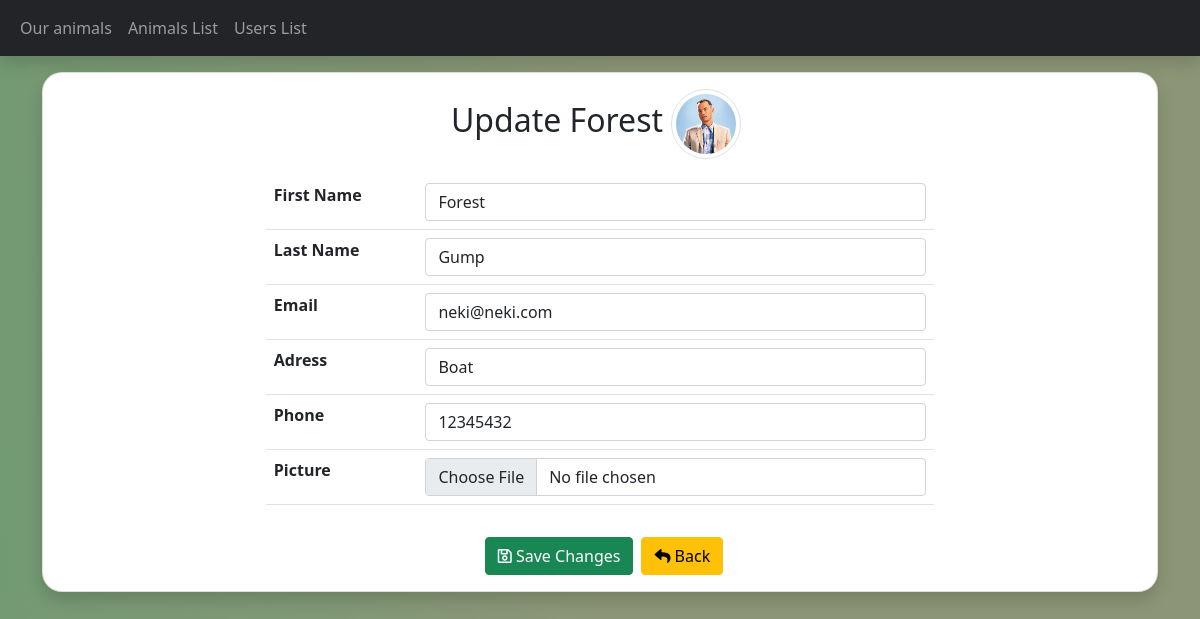
Screenshot of /update.php?id=4 (signed in) with the database file from the repository.
### tables this page shows
CREATE TABLE `user` (
  `id` int(11) NOT NULL,
  `first_name` varchar(255) NOT NULL,
  `last_name` varchar(255) NOT NULL,
  `email` varchar(255) NOT NULL,
  `password` varchar(255) NOT NULL,
  `phone` varchar(255) NOT NULL,
  `adress` varchar(255) NOT NULL,
  `picture` varchar(255) DEFAULT NULL,
  `status` varchar(255) NOT NULL DEFAULT 'user'
);

### update.php (the view, shortened to what this page needs)
<?php
require_once 'components/db_connect.php';
$backBtn = '';
if(isset($_SESSION["adm"])){
    $backBtn = "dashBoard.php";
}
if (isset($_GET['id'])) {
    $id = $_GET['id'];
    $sql = "SELECT * FROM user WHERE id = {$id}";
    $result = mysqli_query($connect, $sql);
    if (mysqli_num_rows($result) == 1) {
        $data = mysqli_fetch_assoc($result);
        $f_name = $data['first_name'];
        $l_name = $data['last_name'];
        $email = $data['email'];
        $adress = $data['adress'];
        $phone = $data['phone'];
    }
}
?>
<!DOCTYPE html>
<html lang="en" >
<head>
    <link rel="stylesheet" href="//use.fontawesome.com/releases/v5.0.7/css/all.css">
  <?php require_once 'components/boot.php'?>
</head>
<body>
<nav class="navbar navbar-expand navbar-dark mb-3 sticky-top shadow">
  <div class="container-fluid">
    <div class="collapse navbar-collapse" id="navbarNav">
      <ul class="navbar-nav">
        <li class="nav-item">
          <a class="nav-link" aria-current="page" href="home.php">Our animals</a>
        </li>
        <li class="nav-item">
          <a class="nav-link" href="products/index.php">Animals List</a>
        </li>
         <li class="nav-item">
          <a class="nav-link" href="dashboard.php">Users List</a>
        </li>
    </div>
  </div>
</nav>
<div class ="container">
<div class="card shadow">
        <div class="d-flex justify-content-center align-items-center m-3">
       <h2>Update <?php echo $f_name ?> </h2>
       <img class='img-thumbnail rounded-circle mx-2'  src='pictures/<?php echo $data['picture'] ?>' alt="<?php echo $f_name ?>">
        </div>
       <form  method="post" enctype="multipart/form-data" >
           <table  class="table">
               <tr>
                   <th>First Name</th >
                   <td><input class="form-control"  type="text"  name ="first_name" placeholder = "First Name"  value="<?php echo $f_name ?>"   /></td>
               </tr>
               <tr>
                   <th>Last Name</th>
                   <td ><input class= "form-control" type= "text"  name="last_name"  placeholder="Last Name" value ="<?php echo $l_name ?>" /></td>
               </tr>
               <tr>
                   <th>Email</th>
                   <td><input class ="form-control" type ="email" name ="email" placeholder = "Email" value = "<?php echo $email ?>" /></td>
               </tr>
               <tr>
                   <th>Adress</th>
                    <td ><input class= "form-control" type ="text"  name="adress"  placeholder= "Adress"   value = "<?php echo $adress ?>"  /></td >
               </tr>
               <tr>
                   <th>Phone</th>
                    <td ><input class= "form-control" type ="text"  name="phone"  placeholder= "Phone"   value = "<?php echo $phone ?>"  /></td >
               </tr>
               <tr>
                   <th>Picture</th>
                    <td><input  class= "form-control"  type ="file"   name = "picture"   /></td>
                </tr >
            </table >
            <div class="card-body d-flex justify-content-center">
                <td ><button   name = "submit"   class = "btn btn-success mx-2"   type = "submit" ><i class="far fa-save"></i> Save Changes </button ></td >
                    <td ><a   href = "<?php echo $backBtn?>" ><button   class = "btn btn-warning"   type = "button" ><i class="fas fa-reply"></i> Back </button ></a ></td >
            </div>
        </form >
</div>
</body >
</html >

### update.php (style rules this page uses)
.img-thumbnail { width: 70px; height: 70px; object-fit:cover; }
.card { border-radius: 20px; }
body { background: rgb(140,150,118); background: linear-gradient(265deg, rgba(140,150,118,1) 48%, rgba(114,154,114,1) 100%); }
.navbar { background-color: #232428; }
form { margin: auto; width: 60% ; }

### rows the page displays
user: first_name "Forest", picture (picture), last_name "Gump", email "neki@neki.com", adress "Boat", phone "12345432"
